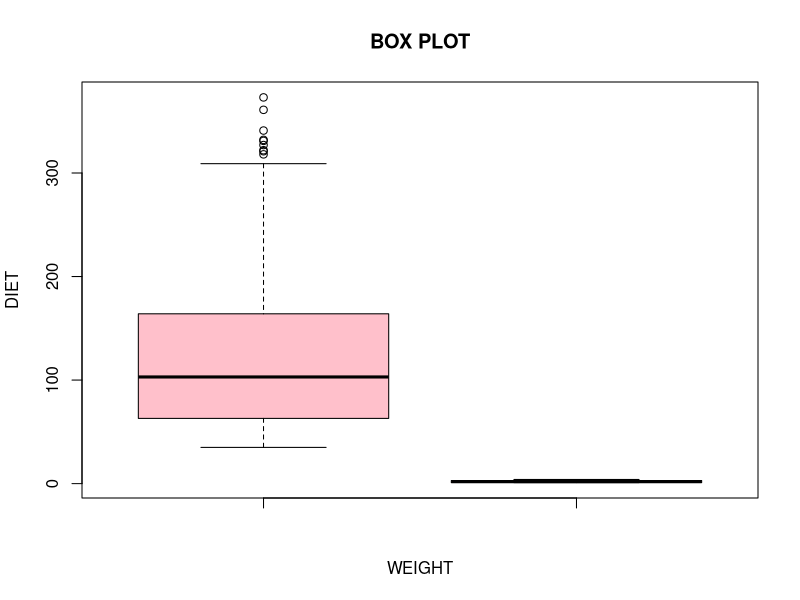
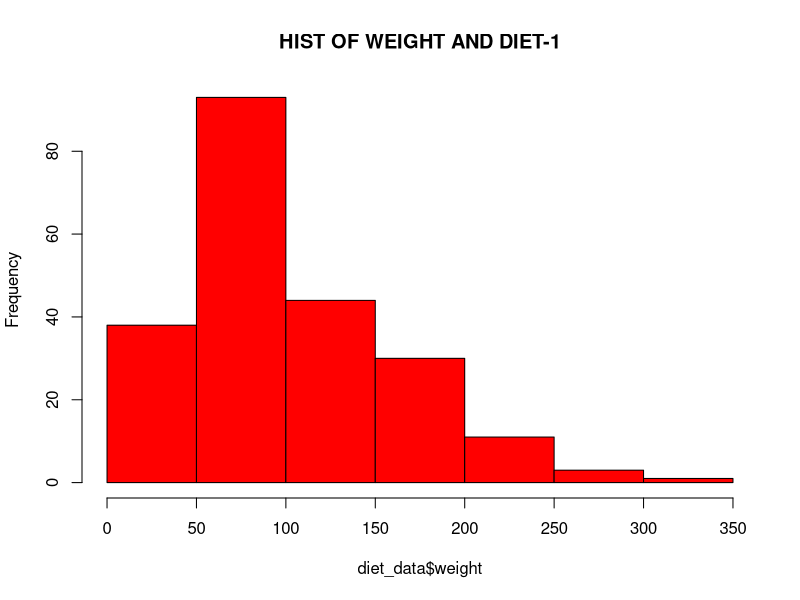
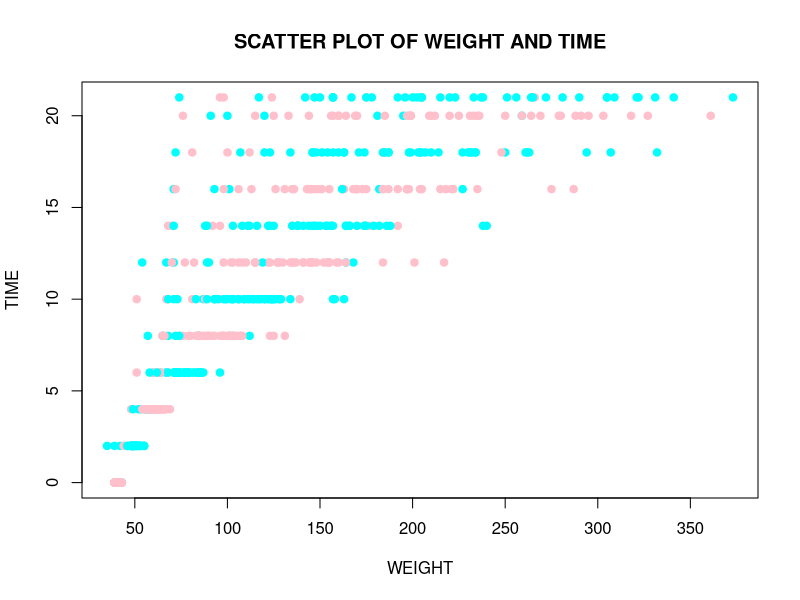

Generate these figures, in order, with R:
data=datasets::ChickWeight
boxplot(data$weight,data$Diet,main="BOX PLOT",xlab="WEIGHT",ylab="DIET",col="pink")
diet_data= ChickWeight[ChickWeight$Diet == 1, ]
print(diet_data)
hist(diet_data$weight,main = "HIST OF WEIGHT AND DIET-1",col = "red")
plot(data$weight,data$Time,main = "SCATTER PLOT OF WEIGHT AND TIME",xlab="WEIGHT",ylab = "TIME",type="p",pch=19,col=c("pink","cyan"))
